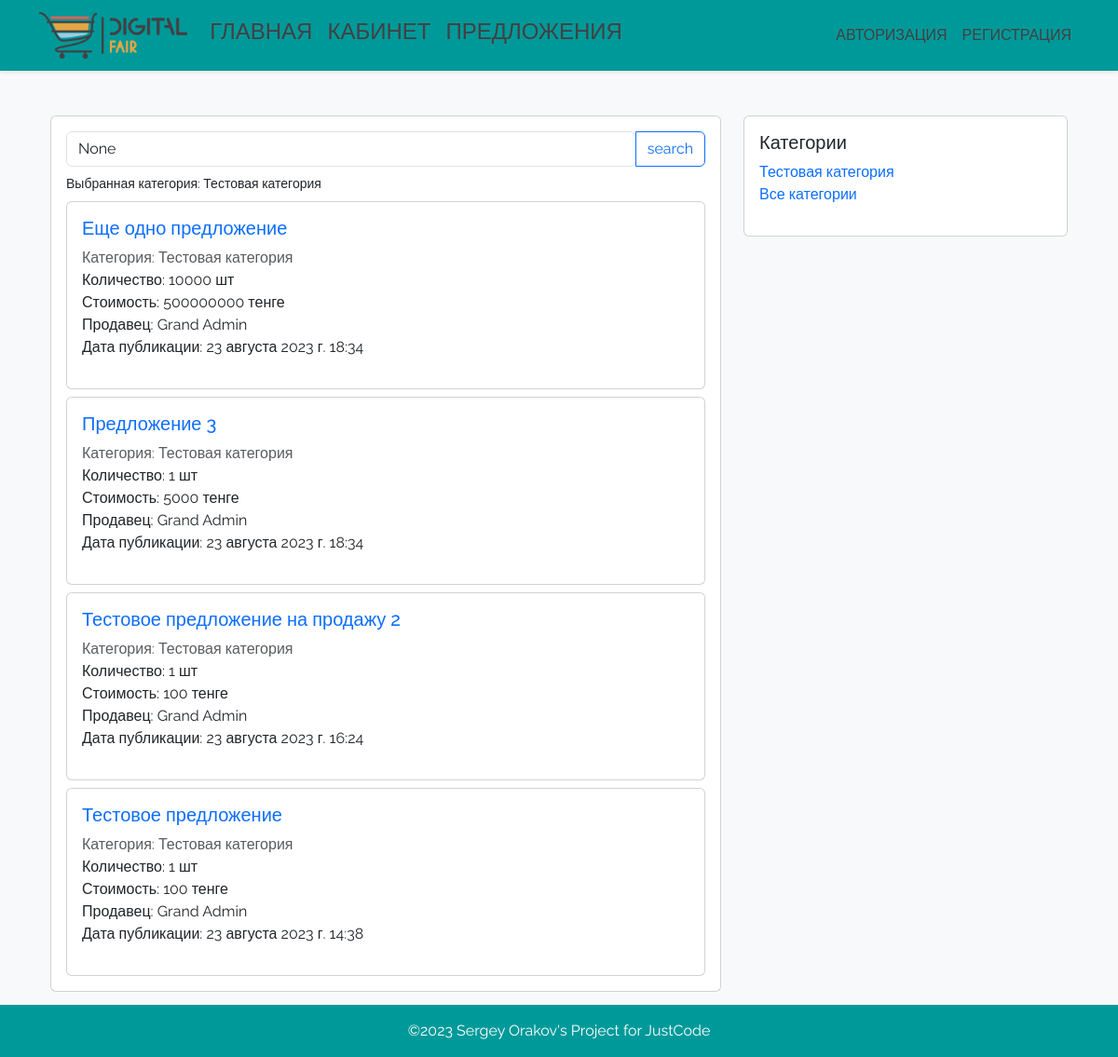
The page /offers/2 on the database its author committed.
### main/models.py (models this page shows, shortened)
class Category(models.Model):
    name = models.CharField(max_length=64)
    description = models.TextField(null=True, blank=True)
    class Meta:
        verbose_name = 'Категория'
        verbose_name_plural = 'Категории'

class OfferSale(models.Model):
    title = models.CharField(max_length=64)
    image = models.ImageField(upload_to='offer_image', default='img/no_item_image.jpg')
    category = models.ForeignKey(Category, on_delete=models.CASCADE)
    description = models.TextField(null=True, blank=True)
    manufacturer = models.ForeignKey(Manufacturer, on_delete=models.CASCADE)
    offer_model = models.ForeignKey(OfferModel, on_delete=models.CASCADE)
    amount = models.PositiveIntegerField()
    unit = models.ForeignKey(Unit, on_delete=models.CASCADE)
    condition_new = models.BooleanField(default=True)
    price = models.PositiveIntegerField()
    datetime = models.DateTimeField(auto_now_add=True)
    in_active = models.BooleanField(default=True)
    salesman = models.ForeignKey(CustomUser, on_delete=models.CASCADE)
    country = models.CharField(max_length=64)
    city = models.CharField(max_length=64)
    street = models.CharField(max_length=64)
    home_number = models.CharField(max_length=64)
    class Meta:
        verbose_name = 'Предложение на продажу'
        verbose_name_plural = 'Предложения на продажу'

class Unit(models.Model):
    name = models.CharField(max_length=64)
    class Meta:
        verbose_name = 'Единица измерения'
        verbose_name_plural = 'Единицы измерения'
    def __str__(self):
        return self.name

class CustomUser(AbstractBaseUser, PermissionsMixin):
    iin = models.CharField(max_length=12, unique=True)
    first_name = models.CharField(max_length=64)
    last_name = models.CharField(max_length=64)
    email = models.EmailField(max_length=128)
    country = models.CharField(max_length=64)
    city = models.CharField(max_length=64)
    street = models.CharField(max_length=64)
    home_number = models.CharField(max_length=64)
    phone_regex = RegexValidator(
        regex=r'^\+?1?\d{11}$',
        message='Номер телефона должен быть в международном формате: +77011234567'
    )
    phone = models.CharField(validators=[phone_regex], max_length=12)
    avatar = models.ImageField(upload_to='profile_photo', default='img/default_avatar.jpg')
    is_active = models.BooleanField(default=True)
    is_staff = models.BooleanField(default=False)
    date_joined = models.DateTimeField(default=timezone.now)
    class Meta:
        verbose_name = 'Пользователь'
        verbose_name_plural = 'Пользователи'
    USERNAME_FIELD = 'iin'
    REQUIRED_FIELDS = []
    objects = CustomUserManager()

### main/views.py (the view)
# urls.py: path('offers/', offersView, name='offers_url'),
def offersView(request, category_id=None):
    categories = Category.objects.all()
    selected_category = None
    offers = OfferSale.objects.all().order_by('-datetime')
    query = request.GET.get('q')
    if query:
        offers = offers.filter(
            Q(title__icontains=query) | Q(description__icontains=query)
        )
    if category_id:
        selected_category = get_object_or_404(Category, pk=category_id)
        offers = offers.filter(category=selected_category)
    context = {
        'categories': categories,
        'offers': offers,
        'selected_category': selected_category,
        'search_query': query
        }
    return render(request, 'offers.html', context)

### main/context_processors.py (called while the page is built)
def current_year(request):
    return {'current_year': datetime.datetime.now().year}

### templates/offers.html (shortened to what this page needs)
{% extends 'base.html' %}
{% load static %}
{% block content %}
<div class="container mt-5">
    <div class="row">
        <div class="col-md-8">
            <div class="card">
                <div class="card-body">
                    <div class="d-grid gap-2">
                        <form class="input-group" method="GET">
                            <input type="search" class="form-control rounded" placeholder="Search" aria-label="Search" aria-describedby="search-addon" name="q" value="{{ search_query }}">
                            <button type="submit" class="btn btn-outline-primary">search</button>
                        </form>
                        <div class="d-grid gap-2">
                            {% if selected_category %}
                            <small>Выбранная категория: {{ selected_category.name }}</small>
                            {% else %}
                            <small>Выбранная категория: Все</small>
                            {% endif %}
                        </div>
                        {% for offer in offers %}
                        <div class="card">
                            <div class="card-body">
                                <div class="d-grid gap-2">
                                    <ul class="list-unstyled">
                                        <li class="list-group-item"><h5><a class="text-decoration-none" href="{% url 'offer_url' offer.id %}">{{ offer.title }}</a></h5></li>
                                        <li class="list-group-item text-muted">Категория: {{ offer.category.name }}</li>
                                        <li class="list-group-item">Количество: {{ offer.amount }} {{ offer.unit }}</li>
                                        <li class="list-group-item">Стоимость: {{ offer.price }} тенге</li>
                                        <li class="list-group-item">Продавец: {{ offer.salesman.first_name }} {{ offer.salesman.last_name }}</li>
                                        <li class="list-group-item">Дата публикации: {{ offer.datetime }}</li>
                                    </ul>
                                </div>
                            </div>
                        </div>
                        {% endfor %}
                    </div>
                </div>
            </div>
        </div>
        <div class="col-md-4">
            <div class="card">
                <div class="card-body">
                    <ul class="list-unstyled">
                        <h5>Категории</h5>
                        {% for category in categories %}
                        <li class="list-group-item"><a class="text-decoration-none" href="{% url 'offers_url' category.id %}">{{ category.name }}</a></li>
                        {% endfor %}
                        <li class="list-group-item"><a class="text-decoration-none" href="{% url 'offers_url' %}">Все категории</a></li>
                    </ul>
                </div>
            </div>
        </div>
    </div>
</div>
{% endblock %}

### templates/base.html (style rules this page uses)
body { background-color: #f8f9fa; font-family: 'Raleway', sans-serif; margin-bottom: 70px; }

### rows shown on the page
Category: name "Тестовая категория"
OfferSale: title "Еще одно предложение", category.name "Тестовая категория", amount "10000", unit "шт", price "500000000", salesman.first_name "Grand", salesman.last_name "Admin", datetime "23 августа 2023 г. 18:34"
OfferSale: title "Предложение 3", category.name "Тестовая категория", amount "1", unit "шт", price "5000", salesman.first_name "Grand", salesman.last_name "Admin", datetime "23 августа 2023 г. 18:34"
OfferSale: title "Тестовое предложение на продажу 2", category.name "Тестовая категория", amount "1", unit "шт", price "100", salesman.first_name "Grand", salesman.last_name "Admin", datetime "23 августа 2023 г. 16:24"
OfferSale: title "Тестовое предложение", category.name "Тестовая категория", amount "1", unit "шт", price "100", salesman.first_name "Grand", salesman.last_name "Admin", datetime "23 августа 2023 г. 14:38"
